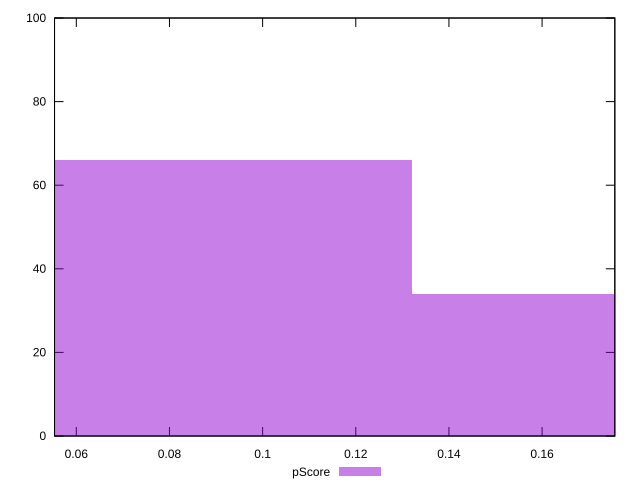

This figure's gnuplot source:
reset

$pScore <<EOF
0.1760539287110065 34
0.08802696435550325 66
EOF

set key outside below
set boxwidth 0.08802696435550325
set xrange [0.05532429335291911:0.17561498839195389]
set yrange [0:100]
set trange [0:100]
set style fill transparent solid 0.5 noborder
set terminal svg size 640, 490 enhanced background rgb 'white'
set output "report_00012_2021-02-09T11:01:39.952Z/largest-contentful-paint/samples/pages+cached+noadtech/pScore/histogram.svg"

plot $pScore title "pScore" with boxes

reset
